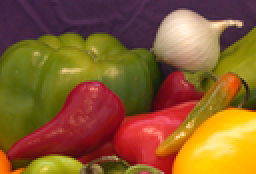
%> input picture images/onion.png, 128 x 87 px, shrunk from 198 x 135 before the run (shown 2 times larger)
$ octave Image_Encryption.m   (GNU Octave 9; MATLAB toolbox functions it lacks are replaced by stand-ins)
%> lines starting %> are read from the running program, lines starting %| are printed output that depends on the picture
### subFunctions/Scalling.m
function [Data,padding] = Scalling (Data,sf);
% Data=imread('cameraman.tif');
Data=reshape(Data,[size(Data,1)*size(Data,2) 1]);
Data=double(Data);
padding=mod(length(Data),sf);
if (padding~=0)
    padding=sf-padding;
end
Data=[Data;zeros(padding,1)];
Data=reshape(Data,[sf,length(Data)/sf]);

### subFunctions/convert2bin.m
function [ Data_binary ] = convert2bin( Data )
%CONVERT2BIN Summary of this function goes here
%   Detailed explanation goes here
Data_binary=[];
for j=1:size(Data,2)
temp=[];
for i=1:size(Data,1)
temp = [temp Dec2Bin(Data(i,j))];
end
Data_binary=[Data_binary;temp];
end
end

### subFunctions/Hex2Bin.m
function [ bin ] = Hex2Bin( hex )
%HEX2BIN Summary of this function goes here
%   Detailed explanation goes here
bin=logical([]);
for b=1:length(hex)
    bin=[bin  logical(h2b(hex(b)))];
end
end

### subFunctions/SF_Key_Gen.m
function [K1,K2,K3,K4,K5]=SF_Key_Gen(bin_key);
%making a cell
key= cell(5,4);
%First for matrix of 16bit each
key{1,1}=bin_key(1:16);
key{1,2}=bin_key(17:32);
key{1,3}=bin_key(33:48);
key{1,4}=bin_key(49:64);
% generating a matrix of each 16bit int 4*4
key{2,1}(1,:)=key{1,1}(1:4);
key{2,1}(2,:)=key{1,1}(5:8);
key{2,1}(3,:)=key{1,1}(9:12);
key{2,1}(4,:)=key{1,1}(13:16);
key{2,2}(1,:)=key{1,2}(1:4);
key{2,2}(2,:)=key{1,2}(5:8);
key{2,2}(3,:)=key{1,2}(9:12);
key{2,2}(4,:)=key{1,2}(13:16);
key{2,3}(1,:)=key{1,3}(1:4);
key{2,3}(2,:)=key{1,3}(5:8);
key{2,3}(3,:)=key{1,3}(9:12);
key{2,3}(4,:)=key{1,3}(13:16);
key{2,4}(1,:)=key{1,4}(1:4);
key{2,4}(2,:)=key{1,4}(5:8);
key{2,4}(3,:)=key{1,4}(9:12);
key{2,4}(4,:)=key{1,4}(13:16);

%shifting
key{3,1}(1,:)=key{2,1}(1,:);
key{3,1}(2,:)=circshift(key{2,1}(2,:),[1 1]);
key{3,1}(3,:)=circshift(key{2,1}(3,:),[1 2]);
key{3,1}(4,:)=circshift(key{2,1}(4,:),[1 3]);

key{3,2}(1,:)=key{2,2}(1,:);
key{3,2}(2,:)=circshift(key{2,2}(2,:),[1 1]);
key{3,2}(3,:)=circshift(key{2,2}(3,:),[1 2]);
key{3,2}(4,:)=circshift(key{2,2}(4,:),[1 3]);

key{3,3}(1,:)=key{2,3}(1,:);
key{3,3}(2,:)=circshift(key{2,3}(2,:),[1 1]);
key{3,3}(3,:)=circshift(key{2,3}(3,:),[1 2]);
key{3,3}(4,:)=circshift(key{2,3}(4,:),[1 3]);

key{3,4}(1,:)=key{2,4}(1,:);
key{3,4}(2,:)=circshift(key{2,4}(2,:),[1 1]);
key{3,4}(3,:)=circshift(key{2,4}(3,:),[1 2]);
key{3,4}(4,:)=circshift(key{2,4}(4,:),[1 3]);

%transposition colomb-wise
key{4,1}=key{3,1}';
key{4,2}=key{3,2}';
key{4,3}=key{3,2}';
key{4,4}=key{3,2}';

%performing xor operations
key{5,1}=not(xor(key{4,1},key{4,2}));
key{5,2}=xor(key{5,1},key{4,2});
key{5,3}=not(xor(key{5,2},key{4,3}));
key{5,4}=xor(key{5,3},key{4,4});
%concatinate into 64bits
key_64=[key{5,1}(1,:),key{5,1}(2,:),key{5,1}(3,:),key{5,1}(4,:)...
key{5,2}(1,:),key{5,2}(2,:),key{5,2}(3,:),key{5,2}(4,:)...
key{5,3}(1,:),key{5,3}(2,:),key{5,3}(3,:),key{5,3}(4,:)...
key{5,4}(1,:),key{5,4}(2,:),key{5,4}(3,:),key{5,4}(4,:)];
%p-table
p=[1,17,33,49,50,34,18,2;...
    19,35,51,52,36,20,4,3;...
    37,53,54,38,22,6,5,21;...
    55,56,40,24,8,7,23,39;...
    58,42,26,10,9,25,41,57;...
    44,28,12,11,27,43,59,60;...
    30,14,13,29,45,61,62,46;...
    16,15,31,47,63,64,48,32];
%key after p-table
for j=1:8
    for k=1:8
        key_p(j,k)=key_64(p(j,k));
    end
end
%concatinated 64bitkey
p_64=[key_p(1,:),key_p(2,:),key_p(3,:),key_p(4,:)...
    key_p(5,:),key_p(6,:),key_p(7,:),key_p(8,:)];
%Making a cell
key_1=cell(9,4);
% first four matrix of 16bit each
key_1{1,1}=p_64(1:16);
key_1{1,2}=p_64(17:32);
key_1{1,3}=p_64(33:48);
key_1{1,4}=p_64(49:64);
%Each pattern change in matrix of 4*4
key_1{2,1}(1,:)=key_1{1,1}(1:4);
key_1{2,1}(2,:)=key_1{1,1}(5:8);
key_1{2,1}(3,:)=key_1{1,1}(9:12);
key_1{2,1}(4,:)=key_1{1,1}(13:16);

key_1{2,2}(1,:)=key_1{1,2}(1:4);
key_1{2,2}(2,:)=key_1{1,2}(5:8);
key_1{2,2}(3,:)=key_1{1,2}(9:12);
key_1{2,2}(4,:)=key_1{1,2}(13:16);

key_1{2,3}(1,:)=key_1{1,3}(1:4);
key_1{2,3}(2,:)=key_1{1,3}(5:8);
key_1{2,3}(3,:)=key_1{1,3}(9:12);
key_1{2,3}(4,:)=key_1{1,3}(13:16);

key_1{2,4}(1,:)=key_1{1,4}(1:4);
key_1{2,4}(2,:)=key_1{1,4}(5:8);
key_1{2,4}(3,:)=key_1{1,4}(9:12);
key_1{2,4}(4,:)=key_1{1,4}(13:16);
%Performing shift operation

key_1{3,1}(1,:)=key_1{2,1}(1,:);
key_1{3,1}(2,:)=circshift(key_1{2,1}(2,:),[1 1]);
key_1{3,1}(3,:)=circshift(key_1{2,1}(3,:),[1 2]);
key_1{3,1}(4,:)=circshift(key_1{2,1}(4,:),[1 3]);

key_1{3,2}(1,:)=key_1{2,2}(1,:);
key_1{3,2}(2,:)=circshift(key_1{2,2}(2,:),[1 1]);
key_1{3,2}(3,:)=circshift(key_1{2,2}(3,:),[1 2]);
key_1{3,2}(4,:)=circshift(key_1{2,2}(4,:),[1 3]);

key_1{3,3}(1,:)=key_1{2,3}(1,:);
key_1{3,3}(2,:)=circshift(key_1{2,3}(2,:),[1 1]);
key_1{3,3}(3,:)=circshift(key_1{2,3}(3,:),[1 2]);
key_1{3,3}(4,:)=circshift(key_1{2,3}(4,:),[1 3]);

key_1{3,4}(1,:)=key_1{2,4}(1,:);
key_1{3,4}(2,:)=circshift(key_1{2,4}(2,:),[1 1]);
key_1{3,4}(3,:)=circshift(key_1{2,4}(3,:),[1 2]);
key_1{3,4}(4,:)=circshift(key_1{2,4}(4,:),[1 3]);

% generate fix matrix
f_mat=cell(1,4);
f_mat{1,1}=[1,2,3,1;2,3,1,1;3,1,1,2;1,1,2,3];
f_mat{1,2}=[1,2,3,1;1,1,2,3;3,1,1,2;2,3,1,1];
f_mat{1,3}=[1,2,3,1;2,3,1,1;1,1,2,3;3,1,1,2];
f_mat{1,4}=[1,2,3,1;1,1,2,3;2,3,1,1;3,1,1,2];

% multiply fix matrix #1 with shifted matrix
    for j=1:4
       for k=1:4
           tmp=(key_1{3,1}(:,j))';
           if f_mat{1,1}(j,k)==1
               key_1{4,1}(j,k)=cellstr(num2str(tmp));
           elseif f_mat{1,1}(j,k)==2
               key_1{4,1}(j,k)=cellstr(num2str(circshift(tmp,[1 1])));
           elseif f_mat{1,1}(j,k)==3
            tmp1=circshift(tmp,[1 1]);
            key_1{4,1}(j,k)=cellstr(num2str(xor(tmp,tmp1)));
           end
       end
    end

    % multiply fix matrix #2 with shifted matrix
    for j=1:4
       for k=1:4
           tmp=(key_1{3,2}(:,j))';
           if f_mat{1,2}(j,k)==1
               key_1{4,2}(j,k)=cellstr(num2str(tmp));
           elseif f_mat{1,2}(j,k)==2
               key_1{4,2}(j,k)=cellstr(num2str(circshift(tmp,[1 1])));
           elseif f_mat{1,2}(j,k)==3
            tmp1=circshift(tmp,[1 1]);
            key_1{4,2}(j,k)=cellstr(num2str(xor(tmp,tmp1)));
           end
       end
    end

    % multiply fix matrix #3 with shifted matrix
    for j=1:4
       for k=1:4
           tmp=(key_1{3,3}(:,j))';
           if f_mat{1,3}(j,k)==1
               key_1{4,3}(j,k)=cellstr(num2str(tmp));
           elseif f_mat{1,3}(j,k)==2
               key_1{4,3}(j,k)=cellstr(num2str(circshift(tmp,[1 1])));
           elseif f_mat{1,3}(j,k)==3
            tmp1=circshift(tmp,[1 1]);
            key_1{4,3}(j,k)=cellstr(num2str(xor(tmp,tmp1)));
           end
       end
    end

% multiply fix matrix #4 with shifted matrix

    for j=1:4
       for k=1:4
           tmp=(key_1{3,4}(:,j))';
           if f_mat{1,4}(j,k)==1
               key_1{4,4}(j,k)=cellstr(num2str(tmp));
           elseif f_mat{1,4}(j,k)==2
               key_1{4,4}(j,k)=cellstr(num2str(circshift(tmp,[1 1])));
           elseif f_mat{1,4}(j,k)==3
            tmp1=circshift(tmp,[1 1]);
            key_1{4,4}(j,k)=cellstr(num2str(xor(tmp,tmp1)));
           end
       end
    end

% shifting After fix matrix Multiplication
key_1{5,1}(1,:)=key_1{4,1}(1,:);
key_1{5,1}(2,:)=circshift(key_1{4,1}(2,:),[1 1]);
key_1{5,1}(3,:)=circshift(key_1{4,1}(3,:),[1 2]);
key_1{5,1}(4,:)=circshift(key_1{4,1}(4,:),[1 3]);

key_1{5,2}(1,:)=key_1{4,2}(1,:);
key_1{5,2}(2,:)=circshift(key_1{4,2}(2,:),[1 1]);
key_1{5,2}(3,:)=circshift(key_1{4,2}(3,:),[1 2]);
key_1{5,2}(4,:)=circshift(key_1{4,2}(4,:),[1 3]);

key_1{5,3}(1,:)=key_1{4,3}(1,:);
key_1{5,3}(2,:)=circshift(key_1{4,3}(2,:),[1 1]);
key_1{5,3}(3,:)=circshift(key_1{4,3}(3,:),[1 2]);
key_1{5,3}(4,:)=circshift(key_1{4,3}(4,:),[1 3]);

key_1{5,4}(1,:)=key_1{4,4}(1,:);
key_1{5,4}(2,:)=circshift(key_1{4,4}(2,:),[1 1]);
key_1{5,4}(3,:)=circshift(key_1{4,4}(3,:),[1 2]);
key_1{5,4}(4,:)=circshift(key_1{4,4}(4,:),[1 3]);

% Performing And Operation row Wise
for i=1:length(key_1{5,1})
tmp(i,:)=and(logical(str2num(key_1{5,1}{1,i})),logical(str2num(key_1{5,1}{2,i})));
tmp1(i,:)=and(logical(str2num(key_1{5,1}{3,i})),logical(str2num(key_1{5,1}{4,i})));
key_1{6,1}(i,:)=and(tmp(i,:),tmp1(i,:));
end

for i=1:length(key_1{5,2})
tmp(i,:)=xor(logical(str2num(key_1{5,2}{1,i})),logical(str2num(key_1{5,2}{2,i})));
tmp1(i,:)=xor(logical(str2num(key_1{5,2}{3,i})),logical(str2num(key_1{5,2}{4,i})));
key_1{6,2}(i,:)=xor(tmp(i,:),tmp1(i,:));
end

for i=1:length(key_1{5,3})
tmp(i,:)=and(logical(str2num(key_1{5,3}{1,i})),logical(str2num(key_1{5,3}{2,i})));
tmp1(i,:)=and(logical(str2num(key_1{5,3}{3,i})),logical(str2num(key_1{5,3}{4,i})));
key_1{6,3}(i,:)=and(tmp(i,:),tmp1(i,:));
end

for i=1:length(key_1{5,4})
tmp(i,:)=xor(logical(str2num(key_1{5,4}{1,i})),logical(str2num(key_1{5,4}{2,i})));
tmp1(i,:)=xor(logical(str2num(key_1{5,4}{3,i})),logical(str2num(key_1{5,4}{4,i})));
key_1{6,4}(i,:)=xor(tmp(i,:),tmp1(i,:));
end

% performing xor operation to 4x4(16 bit block)

% Result 4 bit key will be obtain

tmp=xor(key_1{6,1}(1,:),key_1{6,1}(2,:));
tmp1=xor(key_1{6,1}(3,:),key_1{6,1}(4,:));
key_1{7,1}=xor(tmp,tmp1);

tmp=xor(key_1{6,2}(1,:),key_1{6,2}(2,:));
tmp1=xor(key_1{6,2}(3,:),key_1{6,2}(4,:));
key_1{7,2}=xor(tmp,tmp1);

tmp=xor(key_1{6,3}(1,:),key_1{6,3}(2,:));
tmp1=xor(key_1{6,3}(3,:),key_1{6,3}(4,:));
key_1{7,3}=xor(tmp,tmp1);

tmp=xor(key_1{6,4}(1,:),key_1{6,4}(2,:));
tmp1=xor(key_1{6,4}(3,:),key_1{6,4}(4,:));
key_1{7,4}=xor(tmp,tmp1);

%using transposition table

trans_mat=cell(1,4);
trans_mat{1,1}=[0,0,0,0;0,0,0,1;0,0,1,0;0,0,1,1];
trans_mat{1,2}=[0,1,0,0;0,1,0,1;0,1,1,0;0,1,1,1];
trans_mat{1,3}=[1,0,0,0;1,0,0,1;1,0,1,0;1,0,1,1];
trans_mat{1,4}=[1,1,0,0;1,1,0,1;1,1,1,0;1,1,1,1];

% For First key by Transposition

for i=1:length(trans_mat)
    for j=1:length(key_1{6,1})
        if key_1{7,1}(1,:)==trans_mat{1,i}(j,:)
            if i==1
                key_1{8,1}=[key_1{6,1}(:,1),key_1{6,1}(:,4),key_1{6,1}(:,2),...
                    key_1{6,1}(:,3)];
            elseif i==2
                key_1{8,1}=[key_1{6,1}(:,2),key_1{6,1}(:,3),key_1{6,1}(:,4),...
                    key_1{6,1}(:,1)];
            elseif i==3
                key_1{8,1}=[key_1{6,1}(:,3),key_1{6,1}(:,2),key_1{6,1}(:,1),...
                    key_1{6,1}(:,4)];
            else i==4
                key_1{8,1}=[key_1{6,1}(:,4),key_1{6,1}(:,1),key_1{6,1}(:,3),...
                    key_1{6,1}(:,2)];
            end
        end
    end
end

% For Second key by Real Fence

key_1{8,2}=[key_1{6,2}(1,:);circshift(key_1{6,2}(2,:),[1 1]);...
    key_1{6,2}(3,:);circshift(key_1{6,2}(4,:),[1 1])];


% For Third key  by Real Fence

key_1{8,3}=[key_1{6,3}(1,:);circshift(key_1{6,3}(2,:),[1 1]);...
    key_1{6,3}(3,:);circshift(key_1{6,3}(4,:),[1 1])];


% For Fourth key by transposition

for i=1:length(trans_mat)
    for j=1:length(key_1{6,4})
        if key_1{7,4}(1,:)==trans_mat{1,i}(j,:)
            if i==1
                key_1{8,4}=[key_1{6,4}(:,1),key_1{6,4}(:,4),key_1{6,4}(:,2),...
                    key_1{6,4}(:,3)];
            elseif i==2
                key_1{8,4}=[key_1{6,4}(:,2),key_1{6,4}(:,3),key_1{6,4}(:,4),...
                    key_1{6,4}(:,1)];
            elseif i==3
                key_1{8,4}=[key_1{6,4}(:,3),key_1{6,4}(:,2),key_1{6,4}(:,1),...
                    key_1{6,4}(:,4)];
            else i==4
                key_1{8,4}=[key_1{6,4}(:,4),key_1{6,4}(:,1),key_1{6,4}(:,3),...
                    key_1{6,4}(:,2)];
            end
        end
    end
end

% For Final KEY K1
key_1{9,1}=[key_1{8,1}(1,:),key_1{8,1}(2,:),key_1{8,1}(3,:),key_1{8,1}(4,:)];
K1=key_1{9,1};
% For Final KEY K2
key_1{9,2}=[key_1{8,2}(:,1)',flipdim(key_1{8,2}(:,2)',2),key_1{8,2}(:,3)',...
    flipdim(key_1{8,2}(:,4)',2)];
K2=key_1{9,2};
% For Final KEY K3
key_1{9,3}=[key_1{8,3}(:,1)',flipdim(key_1{8,3}(:,2)',2),key_1{8,3}(:,3)',...
    flipdim(key_1{8,3}(:,4)',2)];
K3=key_1{9,3};
% For Final KEY K4
key_1{9,4}=[key_1{8,4}(1,:),key_1{8,4}(2,:),key_1{8,4}(3,:),key_1{8,4}(4,:)];
K4=key_1{9,4};
% For Final KEY K5
tmp=xor(K1,K2);
tmp1=xor(K3,K4);
K5=xor(tmp,tmp1);

### subFunctions/fun.m
function i = fun(a)
b=cell(6,4);
%Arrangent of 16bits into 4,4 Bit Blocks
b{1,1}=a(1:4);
b{1,2}=a(5:8);
b{1,3}=a(9:12);
b{1,4}=a(13:16);
% Left Shifthing on each 4bit block
b{2,1}=b{1,1};
b{2,2}=circshift(b{1,2},[1 1]);
b{2,3}=circshift(b{1,3},[1 2]);
b{2,4}=circshift(b{1,4},[1 3]);
%performing And operation
b{3,1}=b{2,1};
b{3,2}=and(b{3,1},b{2,2});
b{3,3}=and(b{3,2},b{2,3});
b{3,4}=and(b{3,3},b{2,4});
s=cell(1,4);
s{1,1}=['0','f','2','d';'d','2','b','4';'8','7','2','d';'d','2','3','c'];
s{1,2}=['0','1','c','f';'f','8','5','0';'0','9','4','f';'f','0','d','0'];
s{1,3}=['0','e','c','0';'0','8','e','4';'8','e','4','0';'0','0','e','c'];
s{1,4}=['0','1','3','0';'0','7','1','4';'8','1','8','0';'0','f','1','c'];
% for Identifying the row and colomb within s-boxes
for r=1:length(s)
row=[b{3,r}(1,1),b{3,r}(1,4)];
col=[b{3,r}(2:3)];
x(r)=bin2dec(int2str(row))+1;
y(r)=bin2dec(int2str(col))+1;
end
%substitute the value identified by s-boxes
  for r=1:length(s)
      b{4,r}=s{1,r}(x(r),y(r));
  end
%coverstion of hex no into bin no
for j=1:length(s)
    b{5,j}=logical([]);
    b{5,j}=[b{5,j} h2b(b{4,j})];
end
%performing OR operations on 4 bit blocks
b{6,1}=b{5,1};
b{6,2}=or(b{6,1},b{5,2});
b{6,3}=or(b{6,2},b{5,3});
b{6,4}=or(b{6,3},b{5,4});

%for Final 16 bit
i=[b{6,1},b{6,2},b{6,3},b{6,4}];
end

### subFunctions/Binary2Dec.m
function [ dec ] = Binary2Dec( binary )
%binaryB2H Summary of this function goes here
%   Detailed explanation goes here
E1=bin2dec(num2str(binary(1:8)));
 E2=bin2dec(num2str(binary(9:16)));
 E3=bin2dec(num2str(binary(17:24)));
 E4=bin2dec(num2str(binary(25:32)));
 E5=bin2dec(num2str(binary(33:40)));
 E6=bin2dec(num2str(binary(41:48)));
 E7=bin2dec(num2str(binary(49:56)));
 E8=bin2dec(num2str(binary(57:64)));
 dec=cell2mat({E1 E2 E3 E4 E5 E6 E7 E8});
end

### subFunctions/SF_Decryption.m
function [bin_msg]=SF_Decryption(binary_cipher,K1,K2,K3,K4,K5);
%Decryption
dec=cell(8,4);
% Arranging 64 bit into 16 bit block
dec{1,1}=binary_cipher(1:16);
dec{1,2}=binary_cipher(17:32);
dec{1,3}=binary_cipher(33:48);
dec{1,4}=binary_cipher(49:64);

% for first round
%performing Xnor operation with K5
dec{2,1}=not(xor(K5,dec{1,1}));
%Using f function and Xor operation obtain second 16 bit block
dec{2,3}=xor(fun(dec{1,1}),dec{1,2});
%Performing xnor operation on last 16 bit
dec{2,4}=not(xor(K5,dec{1,4}));
%Using f function and Xor operation obtain third 16 bit block
dec{2,2}=xor(fun(dec{1,4}),dec{1,3});

% for Second Round
%performing Xnor operation with K4
dec{3,1}=not(xor(K4,dec{2,1}));
%Using f function and Xor operation obtain second 16 bit block
dec{3,2}=xor(fun(dec{2,1}),dec{2,2});
%Performing xnor operation on last 16 bit
dec{3,4}=not(xor(K4,dec{2,4}));
%Using f function and Xor operation obtain third 16 bit block
dec{3,3}=xor(fun(dec{2,4}),dec{2,3});

% for Third Round
%Step no 01
%Swaping Blocks
dec{4,1}=dec{3,2};
dec{4,2}=dec{3,1};
dec{4,3}=dec{3,4};
dec{4,4}=dec{3,3};

%Step no 02
%performing xnor operation in first 16 bits with K3
dec{5,1}=not(xor(K3,dec{4,1}));
% Using f function and swaping tecniques on 16 bit
dec{5,3}=xor(fun(dec{4,1}),dec{4,2});
%performing xnor operation in last 16 bits with K1
dec{5,4}=not(xor(K3,dec{4,4}));
% Using f function and swaping tecniques on 16 bit
dec{5,2}=xor(fun(dec{4,4}),dec{4,3});

% for fourth Round
%performing Xnor operation with K2
dec{6,1}=not(xor(K2,dec{5,1}));
%Using f function and Xor operation obtain second 16 bit block
dec{6,2}=xor(fun(dec{5,1}),dec{5,2});
%Performing xnor operation on last 16 bit
dec{6,4}=not(xor(K2,dec{5,4}));
%Using f function and Xor operation obtain third 16 bit block
dec{6,3}=xor(fun(dec{5,4}),dec{5,3});

% for fifth Round
%Step no 01
%Swaping Blocks
dec{7,1}=dec{6,2};
dec{7,2}=dec{6,1};
dec{7,3}=dec{6,4};
dec{7,4}=dec{6,3};
%Step no 02
%performing xnor operation in first 16 bits with K1
dec{8,1}=not(xor(K1,dec{7,1}));
% Using f function and swaping tecniques on 16 bit
dec{8,3}=xor(fun(dec{7,1}),dec{7,2});
%performing xnor operation in last 16 bits with K1
dec{8,4}=not(xor(K1,dec{7,4}));
% Using f function and swaping tecniques on 16 bit
dec{8,2}=xor(fun(dec{7,4}),dec{7,3});

bin_msg=[dec{8,1},dec{8,2},dec{8,3},dec{8,4}];

### subFunctions/SF_Encrypt.m
function [cipher]=SF_Encrypt(bin_msg,K1,K2,K3,K4,K5);
%For Encryption of 64 bit msg
bin_msg1=bin_msg(1:32);
bin_msg2=bin_msg(33:64);

enc=cell(8,4);
% Arranging 64 bit into 16 bit block
enc{1,1}=bin_msg(1:16);
enc{1,2}=bin_msg(17:32);
enc{1,3}=bin_msg(33:48);
enc{1,4}=bin_msg(49:64);

% For First round
%Step no 01
%performing xnor operation in first 16 bits with K1
enc{2,1}=not(xor(K1,enc{1,1}));
% Using f function and swaping tecniques on 16 bit
enc{2,2}=xor(fun(enc{2,1}),enc{1,3});
%performing xnor operation in last 16 bits with K1
enc{2,4}=not(xor(K1,enc{1,4}));
% Using f function and swaping tecniques on 16 bit
enc{2,3}=xor(fun(enc{2,4}),enc{1,2});
%Step no 02
%Swaping Blocks
enc{3,1}=enc{2,2};
enc{3,2}=enc{2,1};
enc{3,3}=enc{2,4};
enc{3,4}=enc{2,3};

% For Second Round
%performing Xnor operation with K2
enc{4,1}=not(xor(K2,enc{3,1}));
%Using f function and Xor operation obtain second 16 bit block
enc{4,2}=xor(fun(enc{4,1}),enc{3,2});
%Performing xnor operation on last 16 bit
enc{4,4}=not(xor(K2,enc{3,4}));
%Using f function and Xor operation obtain third 16 bit block
enc{4,3}=xor(fun(enc{4,4}),enc{3,3});

% For Third Round
%Step no 01
%performing xnor operation in first 16 bits with K3
enc{5,1}=not(xor(K3,enc{4,1}));
% Using f function and swaping tecniques on 16 bit
enc{5,2}=xor(fun(enc{5,1}),enc{4,3});
%performing xnor operation in last 16 bits with K1
enc{5,4}=not(xor(K3,enc{4,4}));
% Using f function and swaping tecniques on 16 bit
enc{5,3}=xor(fun(enc{5,4}),enc{4,2});
%Step no 02
%Swaping Blocks
enc{6,1}=enc{5,2};
enc{6,2}=enc{5,1};
enc{6,3}=enc{5,4};
enc{6,4}=enc{5,3};

%Round no 04
%performing Xnor operation with K4
enc{7,1}=not(xor(K4,enc{6,1}));
%Using f function and Xor operation obtain second 16 bit block
enc{7,2}=xor(fun(enc{7,1}),enc{6,2});
%Performing xnor operation on last 16 bit
enc{7,4}=not(xor(K4,enc{6,4}));
%Using f function and Xor operation obtain third 16 bit block
enc{7,3}=xor(fun(enc{7,4}),enc{6,3});

% Round no 05
%performing Xnor operation with K5
enc{8,1}=not(xor(K5,enc{7,1}));
%Using f function and Xor operation obtain second 16 bit block
enc{8,2}=xor(fun(enc{8,1}),enc{7,3});
%Performing xnor operation on last 16 bit
enc{8,4}=not(xor(K5,enc{7,4}));
%Using f function and Xor operation obtain third 16 bit block
enc{8,3}=xor(fun(enc{8,4}),enc{7,2});
% Encrypted Cipher
cipher=[enc{8,1},enc{8,2},enc{8,3},enc{8,4}];

### subFunctions/h2b.m
function b = h2b(h)
switch h
    case {'0'}
        b = logical([0 0 0 0]);
    case {'1'}
        b = logical([0 0 0 1]);
    case {'2'}
        b = logical([0 0 1 0]);
    case {'3'}
        b = logical([0 0 1 1]);
    case {'4'}
        b = logical([0 1 0 0]);
    case {'5'}
        b = logical([0 1 0 1]);
    case {'6'}
        b = logical([0 1 1 0]);
    case {'7'}
        b = logical([0 1 1 1]);
    case {'8'}
        b = logical([1 0 0 0]);
    case {'9'}
        b = logical([1 0 0 1]);
    case {'A', 'a'}
        b = logical([1 0 1 0]);
    case {'B', 'b'}
        b = logical([1 0 1 1]);
    case {'C', 'c'}
        b = logical([1 1 0 0]);
    case {'D', 'd'}
        b = logical([1 1 0 1]);
    case {'E', 'e'}
        b = logical([1 1 1 0]);
    case {'F', 'f'}
        b = logical([1 1 1 1]);
end

### Image_Encryption.m
clc
clear all
close all
tic
addpath subFunctions
% [4 lines of commented-out code are left out]
Data=imread('images\onion.png');
%> Data is the input picture: size 87x128x3 uint8; mean R, G, B 137.3, 92.8, 45.3
% Data=imread('images\ORLFace.jpg');
[row,col,dim]=size(Data);
%> row = 87; col = 128; dim = 3
if (dim>1)
Data=rgb2gray(Data); % convert into grayscale if input image is a color image
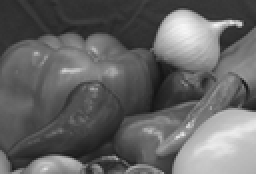
%> Data: size 87x128 uint8 (shown 2 times larger); min 19, max 246, mean 100.7
end

%% Scalling and Convertion to binary
% Scalling to convert image into array of 8-pixels; each pixel is of 8 bits
% therefore 8 pixel will be equals to 64 bit of data
[Data,padding]=Scalling(Data,8);
%> padding = 0
Data_binary=convert2bin(Data);
%> after the loop in convert2bin, `for j=1:size(Data,2)`:
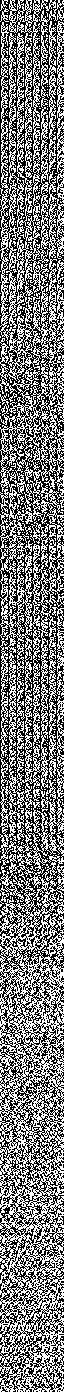
%> Data_binary: size 1392x64 double; values 0 (black) and 1 (white), 48.6% white in thin lines or dots

%% Key Selection and Expansion
% Input the key in the form of 133457799bbcdff1
hex_key = '133457799bbcdff1';
[bin_key] = Hex2Bin( hex_key );
[K1,K2,K3,K4,K5]=SF_Key_Gen(bin_key);

%% Encryption and Decryption
orignal_msg=[];
  encrypt_msg=[];
  decrypt_msg=[];
for i=1:size(Data_binary,1)
    orignal=Data_binary(i,:);
    tic
    [cipher]=SF_Encrypt(orignal,K1,K2,K3,K4,K5);
    encryption_time(i)=toc;
%> (the run ends here)
